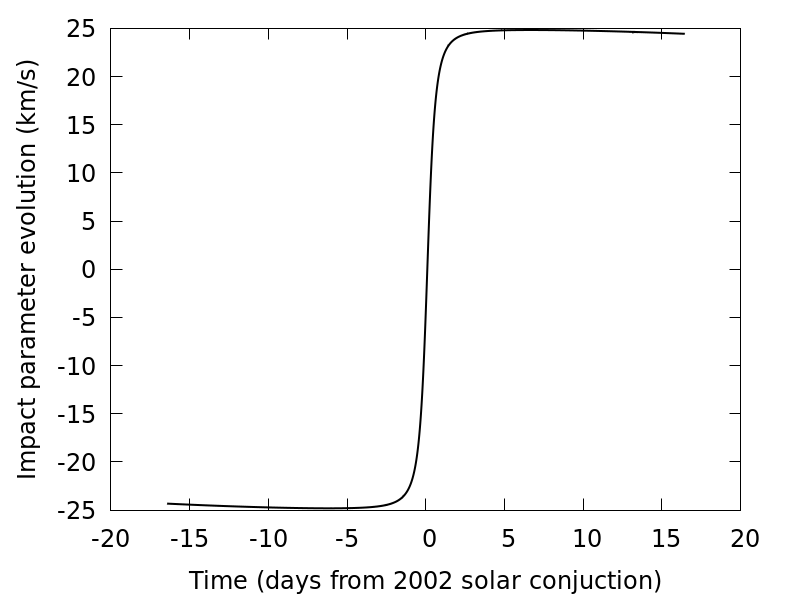

Source code (gnuplot):
	#!/usr/bin/gnuplot -persist
	#
	#    
	#    	G N U P L O T
	#    	Version 5.4 patchlevel 4    last modified 2022-07-10 
	#    
	#    	Copyright (C) 1986-1993, 1998, 2004, 2007-2022
	#    	Thomas Williams, Colin Kelley and many others
	#    
	#    	gnuplot home:     http://www.gnuplot.info
	#    	faq, bugs, etc:   type "help FAQ"
	#    	immediate help:   type "help"  (plot window: hit 'h')
	set terminal pngcairo  background "#ffffff" enhanced font "DejaVu Sans,18" fontscale 1.0 size 800, 600 
	set output 'bRate.png'
	unset clip points
	set clip one
	unset clip two
	unset clip radial
	set errorbars front 1.000000 
	set border 31 front lt black linewidth 1.000 dashtype solid
	set zdata 
	set ydata 
	set xdata 
	set y2data 
	set x2data 
	set boxwidth
	set boxdepth 0
	set style fill  empty border
	set style rectangle back fc  bgnd fillstyle   solid 1.00 border lt -1
	set style circle radius graph 0.02 
	set style ellipse size graph 0.05, 0.03 angle 0 units xy
	set dummy x, y
	set format x "% h" 
	set format y "% h" 
	set format x2 "% h" 
	set format y2 "% h" 
	set format z "% h" 
	set format cb "% h" 
	set format r "% h" 
	set ttics format "% h"
	set timefmt "%d/%m/%y,%H:%M"
	set angles radians
	set tics back
	unset grid
	unset raxis
	set theta counterclockwise right
	set style parallel front  lt black linewidth 2.000 dashtype solid
	set key notitle
	set key fixed right top vertical Right noreverse enhanced autotitle nobox
	set key noinvert samplen 4 spacing 1 width 0 height 0 
	set key maxcolumns 0 maxrows 0
	set key noopaque
	unset label
	unset arrow
	unset style line
	unset style arrow
	set style histogram clustered gap 2 title textcolor lt -1
	unset object
	unset walls
	set style textbox  transparent margins  1.0,  1.0 border  lt -1 linewidth  1.0
	set offsets 0, 0, 0, 0
	set pointsize 1
	set pointintervalbox 1
	set encoding default
	unset polar
	unset parametric
	unset spiderplot
	unset decimalsign
	unset micro
	unset minussign
	set view 60, 30, 1, 1
	set view azimuth 0
	set rgbmax 255
	set samples 100, 100
	set isosamples 10, 10
	set surface implicit
	set surface
	unset contour
	set cntrlabel  format '%8.3g' font '' start 5 interval 20
	set mapping cartesian
	set datafile separator whitespace
	set datafile nocolumnheaders
	unset hidden3d
	set cntrparam order 4
	set cntrparam linear
	set cntrparam levels 5
	set cntrparam levels auto
	set cntrparam firstlinetype 0 unsorted
	set cntrparam points 5
	set size ratio 0 1,1
	set origin 0,0
	set style data points
	set style function lines
	unset xzeroaxis
	unset yzeroaxis
	unset zzeroaxis
	unset x2zeroaxis
	unset y2zeroaxis
	set xyplane relative 0.5
	set tics scale  1, 0.5, 1, 1, 1
	set mxtics default
	set mytics default
	set mztics default
	set mx2tics default
	set my2tics default
	set mcbtics default
	set mrtics default
	set nomttics
	set xtics border in scale 1,0.5 mirror norotate  autojustify
	set xtics  norangelimit autofreq 
	set ytics border in scale 1,0.5 mirror norotate  autojustify
	set ytics  norangelimit autofreq 
	set ztics border in scale 1,0.5 nomirror norotate  autojustify
	set ztics  norangelimit autofreq 
	unset x2tics
	unset y2tics
	set cbtics border in scale 1,0.5 mirror norotate  autojustify
	set cbtics  norangelimit autofreq 
	set rtics axis in scale 1,0.5 nomirror norotate  autojustify
	set rtics  norangelimit autofreq 
	unset ttics
	set title "" 
	set title  font "" textcolor lt -1 norotate
	set timestamp bottom 
	set timestamp "" 
	set timestamp  font "" textcolor lt -1 norotate
	set trange [ * : * ] noreverse nowriteback
	set urange [ * : * ] noreverse nowriteback
	set vrange [ * : * ] noreverse nowriteback
	set xlabel "Time (days from 2002 solar conjuction)" 
	set xlabel  font "" textcolor lt -1 norotate
	set x2label "" 
	set x2label  font "" textcolor lt -1 norotate
	set xrange [ * : * ] noreverse writeback
	set x2range [ * : * ] noreverse writeback
	set ylabel "Impact parameter evolution (km/s)" 
	set ylabel  font "" textcolor lt -1 rotate
	set y2label "" 
	set y2label  font "" textcolor lt -1 rotate
	set yrange [ * : * ] noreverse writeback
	set y2range [ * : * ] noreverse writeback
	set zlabel "" 
	set zlabel  font "" textcolor lt -1 norotate
	set zrange [ * : * ] noreverse writeback
	set cblabel "" 
	set cblabel  font "" textcolor lt -1 rotate
	set cbrange [ * : * ] noreverse writeback
	set rlabel "" 
	set rlabel  font "" textcolor lt -1 norotate
	set rrange [ * : * ] noreverse writeback
	unset logscale
	unset jitter
	set zero 1e-08
	set lmargin  -1
	set bmargin  -1
	set rmargin  -1
	set tmargin  -1
	set locale "en_US.UTF-8"
	set pm3d explicit at s
	set pm3d scansautomatic
	set pm3d interpolate 1,1 flush begin noftriangles noborder corners2color mean
	set pm3d clip z 
	set pm3d nolighting
	set palette positive nops_allcF maxcolors 0 gamma 1.5 color model RGB 
	set palette rgbformulae 7, 5, 15
	set colorbox default
	set colorbox vertical origin screen 0.9, 0.2 size screen 0.05, 0.6 front  noinvert bdefault
	set style boxplot candles range  1.50 outliers pt 7 separation 1 labels auto unsorted
	set loadpath 
	set fontpath
	set psdir
	set fit brief errorvariables nocovariancevariables errorscaling prescale nowrap v5
	GNUTERM = "qt"
	I = {0.0, 1.0}
	VoxelDistance = 0.0
	## Last datafile plotted: "params_vs_time.dat"
	plot [:] "../params_vs_time.dat" u 1:5 w l lw 2 lc rgb "black" notitle
#    EOF
